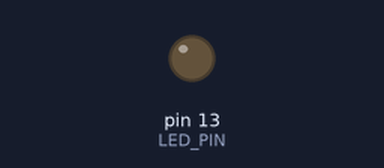
Simulated run of this sketch. Board: Arduino Uno, built with avr-gcc and run on an emulated ATmega328P. Shown: output pins drawn as LEDs (lit = HIGH).

Above: at 0.4 s.
Timing chart, 0 to 15.9 s (numbered marks = the images above):
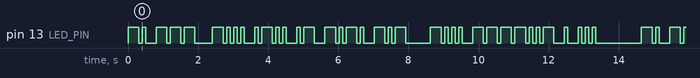

The sketch:

arduino_transmitter.ino
```cpp
#include "Arduino.h"

// Pin definitions
const int ANT_PIN = 9;                  // Antenna Pin
const int LED_PIN = 13;                 // LED Pin
const int DOT_LENGTH = 100;             // Dot length (milliseconds)
const int DASH_LENGTH = 300;            // Dash length (milliseconds)
const int INTER_SYMBOL_LENGTH = 100;    // Symbol interval length (milliseconds)
const int INTER_LETTER_LENGTH = 200;    // Letter interval length (milliseconds)
const int INTER_WORD_LENGTH = 400;      // Word interval length (milliseconds)

/*
Frequency Table

The OCR1A variable is one less than the actual divisor.
OCR1A - Frequency

15 - 500 Khz
14 - 530 Khz
13 - 570 Khz
12 - 610 Khz
11 - 670 Khz
10 - 730 Khz
9 -  800 Khz
8 -  890 Khz
7 -  1000 Khz
6 -  1140 Khz
5 -  1330 Khz
4 -  1600 Khz
*/

void setup() {
  // Setup internal timer on ANT_PIN
  TCCR1A = _BV(COM1A0);             // Toggle OC1A (ANT_PIN) on compare match
  TCCR1B = _BV(WGM12) | _BV(CS10);  // CTC, no prescaler
  OCR1A = 11;                       // Set frequency from table

  // Set LED_PIN to output
  pinMode(LED_PIN, OUTPUT);
}

void loop() {
  dash(); dot(); pause();                 // N
  dash(); dash(); dash();                 // O
  space();
  dash(); dot(); dot(); dot(); pause();   // B
  dot(); dash(); dot(); dot(); pause();   // L
  dot(); dash(); pause();                 // A
  dash(); dot(); dash(); dot(); pause();  // C
  dash(); dot(); dash(); pause();         // K
  space();
  dash(); dot(); dot(); dot(); pause();   // B
  dash(); dash(); dash();                 // O
  dash(); dot(); dot(); dash(); pause();  // X
  dot(); pause();                         // E
  dot(); dot(); dot(); pause();           // S
  delay(1000);
}

void dot()
{
  int counter = 0;
  digitalWrite(LED_PIN, HIGH);
  for(counter = 0; counter < DOT_LENGTH; counter++)
  {
    // Toggle at audible frequency
    pinMode(ANT_PIN, OUTPUT);
    delayMicroseconds(500);
    pinMode(ANT_PIN, INPUT);
    delayMicroseconds(500);
  }
  digitalWrite(LED_PIN, LOW);
  delay(INTER_SYMBOL_LENGTH);
}


void dash()
{
  int counter = 0;
  digitalWrite(LED_PIN, HIGH);
  for(counter = 0; counter < DASH_LENGTH; counter++)
  {
    // Toggle at audible frequency
    pinMode(ANT_PIN, OUTPUT);
    delayMicroseconds(500);
    pinMode(ANT_PIN, INPUT);
    delayMicroseconds(500);
  }
  digitalWrite(LED_PIN, LOW);
  delay(INTER_SYMBOL_LENGTH);
}

void pause()
{
  delay(INTER_LETTER_LENGTH);
}
void space()
{
  delay(INTER_WORD_LENGTH);
}
```

Measured:
- by itself, pin 13 (LED_PIN): LOW → HIGH at 0.00 s, → LOW 0.30 s later, → HIGH 0.10 s later, → LOW 0.10 s later, … (81 changes in this stretch)
